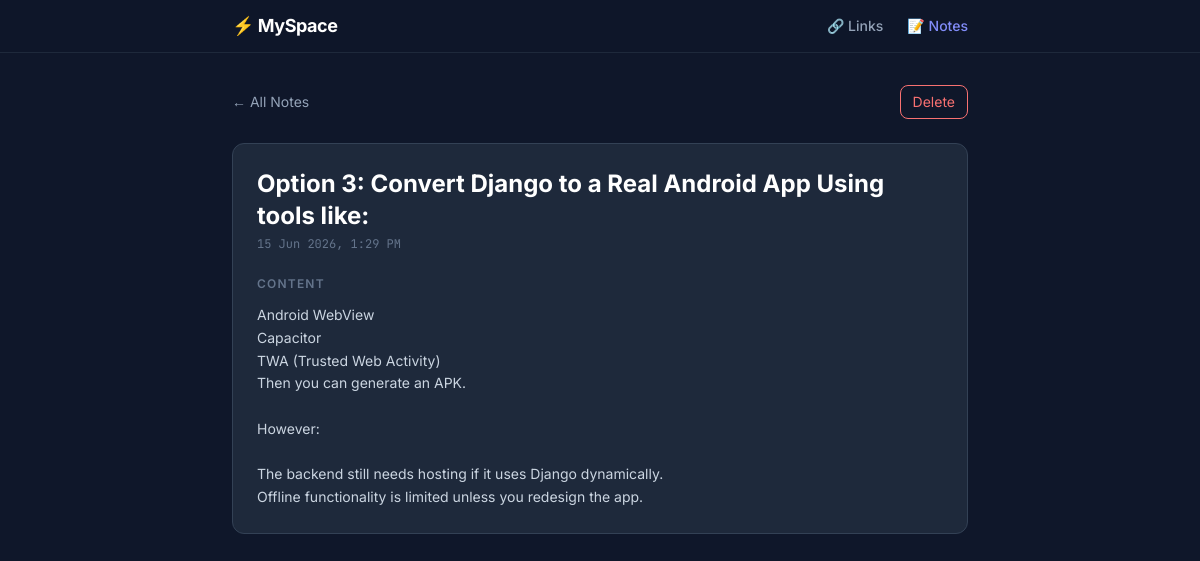
/notes/4/, run on the app's committed database.
### notes/models.py (models this page shows, shortened)
class Note(models.Model):
    title = models.CharField(max_length=200)
    content = models.TextField()
    screenshot = models.ImageField(upload_to='screenshots/', blank=True, null=True)
    created_at = models.DateTimeField(auto_now_add=True)
    updated_at = models.DateTimeField(auto_now=True)
    class Meta:
        ordering = ['-created_at']

### notes/views.py (the view)
# urls.py: path('<int:pk>/', views.note_detail, name='note_detail'),
def note_detail(request, pk):
    note = get_object_or_404(Note, pk=pk)
    extra_images = note.images.all()
    return render(request, 'notes/detail.html', {'note': note, 'extra_images': extra_images})

### templates/notes/detail.html (shortened to what this page needs)
{% extends 'base.html' %}
{% block content %}
<div class="flex items-center justify-between mb-6">
  <a href="{% url 'note_list' %}" class="text-slate-400 hover:text-white transition-colors text-sm">← All Notes</a>
  <form method="POST" action="{% url 'note_delete' note.pk %}" onsubmit="return confirm('Delete this note?')">
    <button type="submit" class="btn-danger text-sm px-3 py-1.5 rounded-lg transition-colors">Delete</button>
  </form>
</div>
<div class="card rounded-xl p-6">
  <h1 class="text-2xl font-bold text-white mb-1">{{ note.title }}</h1>
  <p class="text-xs text-slate-500 font-mono mb-6">{{ note.created_at|date:"d M Y, g:i A" }}</p>
  <div>
    <p class="text-xs font-semibold text-slate-500 uppercase tracking-widest mb-3">Content</p>
    <div class="text-slate-300 leading-relaxed whitespace-pre-wrap text-sm">{{ note.content }}</div>
  </div>
</div>
{% endblock %}

### templates/base.html (style rules this page uses)
body { background-color: #0f172a; color: #e2e8f0; }
.card { background: #1e293b; border: 1px solid #334155; }
.btn-danger { background: transparent; color: #f87171; border: 1px solid #f87171; }

### data on the page
Note: title "Option 3: Convert Django to a Real Android App Using tools like:", created_at "15 Jun 2026, 1:29 PM", content "Android WebView Capacitor TWA (Trusted Web Activity) Then you can generate an APK. However: The backend still needs hosting if it uses Django dynamically. Offline functionality is limited unless you redesign the app."
